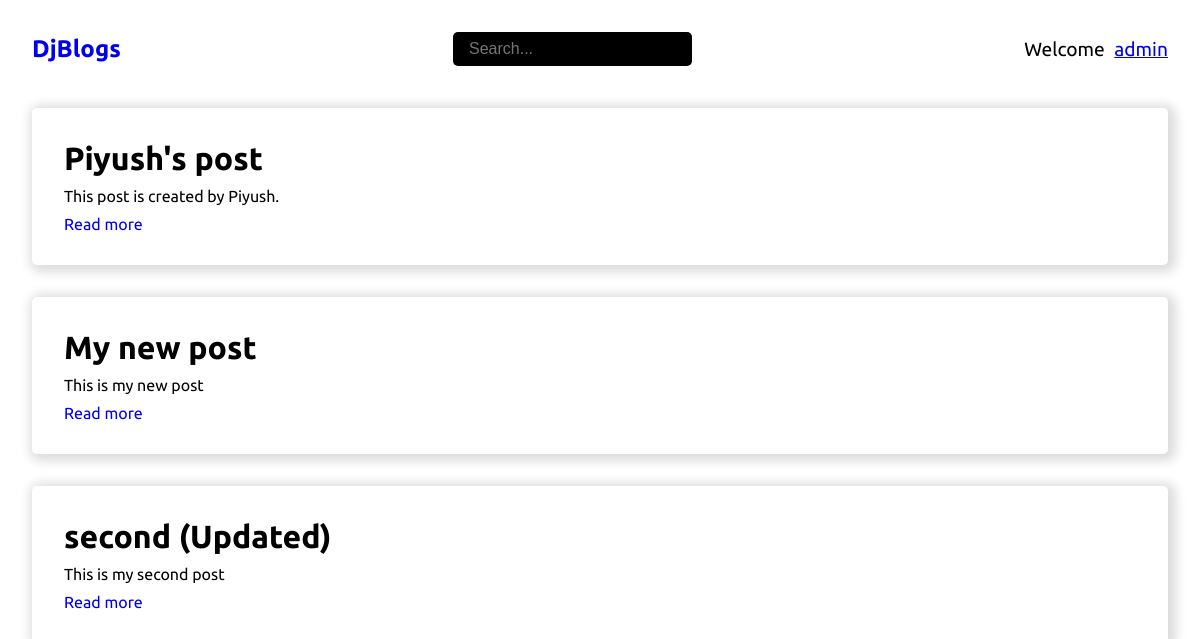
The app's page / (signed in) with its own data.
### base/models.py (models this page shows, shortened)
class Post(models.Model):
    title = models.CharField(max_length=100)
    body = models.TextField()
    author = models.ForeignKey(User, on_delete=models.CASCADE)
    created = models.DateTimeField(auto_now_add=True)
    updated = models.DateTimeField(auto_now=True)
    class Meta:
        ordering = ["-created"]

### base/views.py (the view)
# urls.py: path("", views.index, name="home"),
def index(request):
    posts = search_posts(request)
    context = { "posts": posts }
    return render(request, "index.html", context)

### base/views.py (called while the page is built)
def search_posts(request):
    post_search = ""
    if request.GET.get("search"):
        post_search = request.GET.get('search')
    posts = Post.objects.filter(Q(title__icontains=post_search) | Q(body__icontains=post_search))
    return posts

### templates/index.html
{% extends 'base.html' %}
{% block content %}
    <div class="container">
        {% include "components/posts.html" %}
    </div>
{% endblock content %}

### templates/navbar.html (shortened to what this page needs)
<nav>
    <div class="logo">
        <h1><a href="/">DjBlogs</a></h1>
    </div>
    <form action="" method="GET" class="search">
        <input type="text" name="search" placeholder="Search...">
    </form>
    <ul class="navigation">
        {% if request.user.is_authenticated %}
            <li class="nav-item font-1x">Welcome <a href="/" class="text-underline user-btn">{{request.user.username}}</a></li>
        {% else %}
            <li class="nav-item"><a href="{% url 'login' %}" class="font-1x">Login</a></li>
            <li class="nav-item ml-2"><a href="{% url 'register' %}" class="font-1x">Signup</a></li>
        {% endif %}
    </ul>
</nav>

### templates/components/posts.html
{% for post in posts %}
<div class="blog">
  <h1>{{post.title}}</h1>
  <p>{{post.body}}</p>
  <a href="{% url 'post_detail' post.id %}">Read more</a>
</div>
{% empty %}
  <h1>No posts to show</h1>
{% endfor %}

### static/css/styles.css (style rules this page uses)
* { margin: 0; padding: 0; box-sizing: border-box; }
html { overflow: hidden; }
body { font-family: 'Ubuntu', sans-serif; overflow: hidden; }
a { text-decoration: none; }
li { list-style-type: none; }
.font-1x { font-size: 1.2rem; }
.text-underline { text-decoration: underline; }
.container { padding: 0 2rem; padding-bottom: 10px; }
nav { display: flex; justify-content: space-between; align-items: center; position: relative; padding: 2rem; }
.search input { padding: 0.5rem 1rem; border: none; outline: none; background-color: black; color: white; border-radius: 5px; font-size: 1rem; }
nav .navigation { display: flex; align-items: center; }
.blog { box-shadow: 3px 2px 11px 5px gainsboro; padding: 2rem; border-radius: 5px; margin-top: 2rem; }
.blog:first-child { margin-top: 10px; }
.blog a { transition: all 0.3s; }
.blog p { margin: 10px 0; }
.user-btn { margin-left: 5px; }

### records on screen
Post: title "Piyush's post", body "This post is created by Piyush."
Post: title "My new post", body "This is my new post"
Post: title "second (Updated)", body "This is my second post"

### other values on screen
{{ request.user.username }} "admin"
